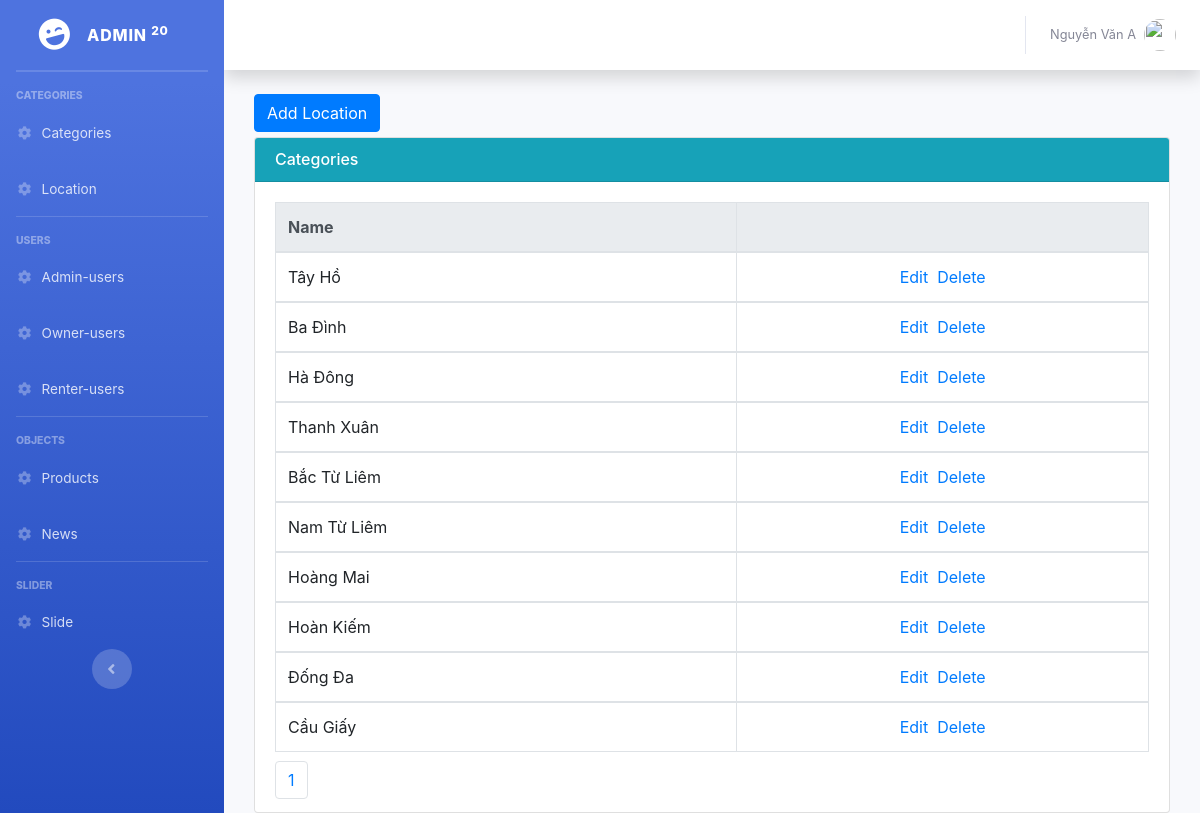
The app's page /Backend/Admin/index.php?controller=location&action=read (signed in), older data.
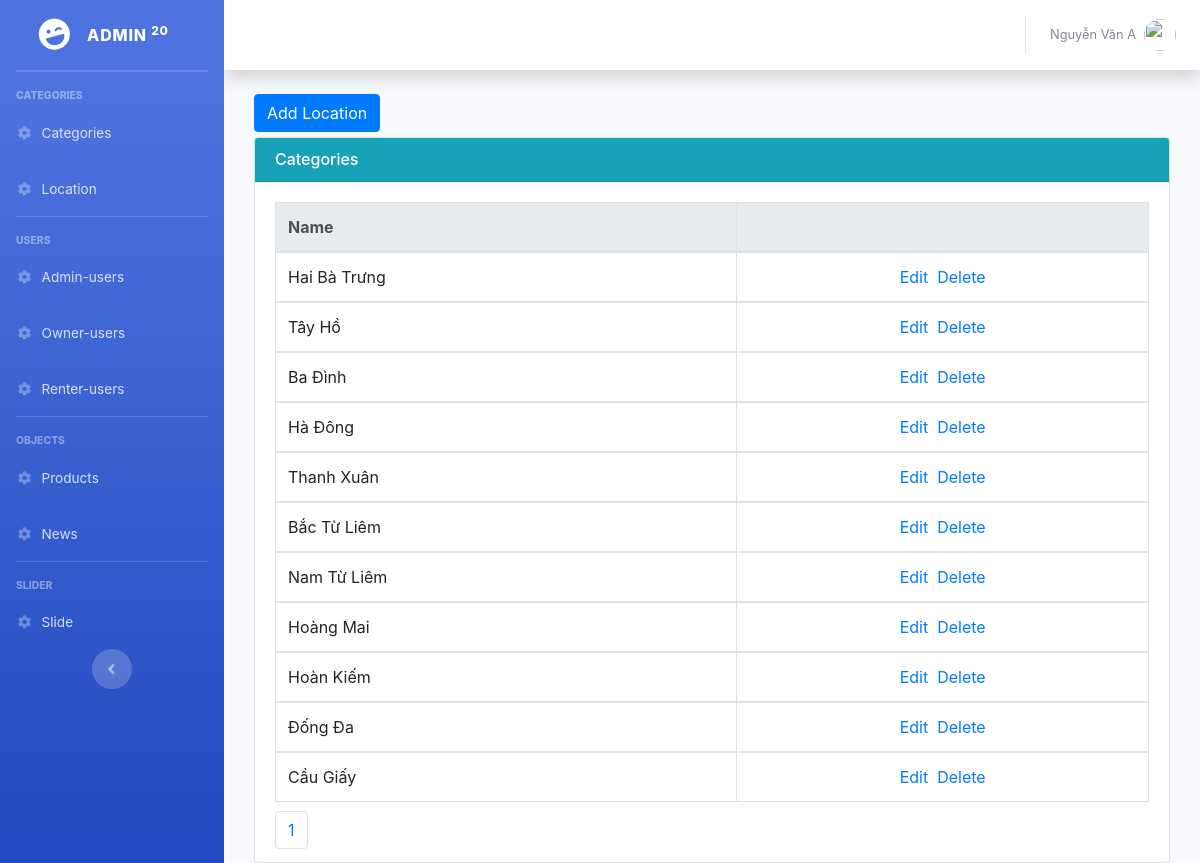
The same page, newer data.
### tables this page shows
CREATE TABLE `location` (
  `id` int(11) NOT NULL,
  `name` varchar(500) NOT NULL
);

### Backend/Admin/Controllers/LocationController.php (called while the page is built, shortened)
<?php
	include "Models/LocationModel.php";
	class LocationController extends LocationModel{
		public function read(){
			$recordPerPage = 15;
			$numPage = ceil($this->modelTotal()/$recordPerPage);
			$listRecord = $this->modelRead($recordPerPage);
			include "Views/LocationView.php";
		}
	}
 ?>

### Backend/Admin/Models/LocationModel.php (called while the page is built, shortened)
<?php
	class LocationModel{
		public function modelRead($recordPerPage){
			$total = $this->modelTotal();
			$numPage = ceil($total/$recordPerPage);
			$page = isset($_GET["p"]) && $_GET["p"] > 0 ? $_GET["p"]-1 : 0;
			$from = $page * $recordPerPage;
			$conn = Connection::getInstance();
			$query = $conn->query("select * from location order by id desc limit $from, $recordPerPage");
			return $query->fetchAll();
		}
		public function modelTotal(){
			$conn = Connection::getInstance();
			$query = $conn->query("select id from location order by id desc");
			return $query->rowCount();
		}
	}
 ?>

### Backend/Admin/Views/LocationView.php (the view, shortened to what this page needs)
<div class="col-md-12" >
    <div style="margin-bottom:5px;">
        <a href="index.php?controller=location&action=create" class="btn btn-primary">Add Location</a>
    </div>
    <div class="card card-primary">
        <h6 class="card-header bg-info" style="color: white">Categories</h6>
        <div class="card-body">
            <table class="table table-bordered">
              <thead class="thead-light">
                <tr>
                  <th scope="col">Name</th>
                  <th scope="col"></th>
                </tr>
              </thead>
              <?php foreach($listRecord as $rows): ?>
              <tbody>
                <tr>
                  <td><?php echo $rows->name; ?></td>
                  <td style="text-align:center;">
                      <a href="index.php?controller=location&action=update&id=<?php echo $rows->id; ?>">Edit</a>&nbsp;
                        <a href="index.php?controller=location&action=delete&id=<?php echo $rows->id; ?>" onclick="return window.confirm('Are you sure?');">Delete</a>
                  </td>
                </tr>
              </tbody>
              <?php endforeach; ?>
            </table>
            <ul class="pagination">
                <li class="page-item">
                    <?php for($i = 1; $i <= $numPage; $i++): ?>
                    <a href="index.php?controller=location&action=read&p=<?php echo $i; ?>" class="page-link"><?php echo $i; ?></a>
                    <?php endfor; ?>
                </li>
            </ul>
        </div>
    </div>
</div>

Row changes from the older to the newer data that the page shows:
added location: name "Hai Bà Trưng"
